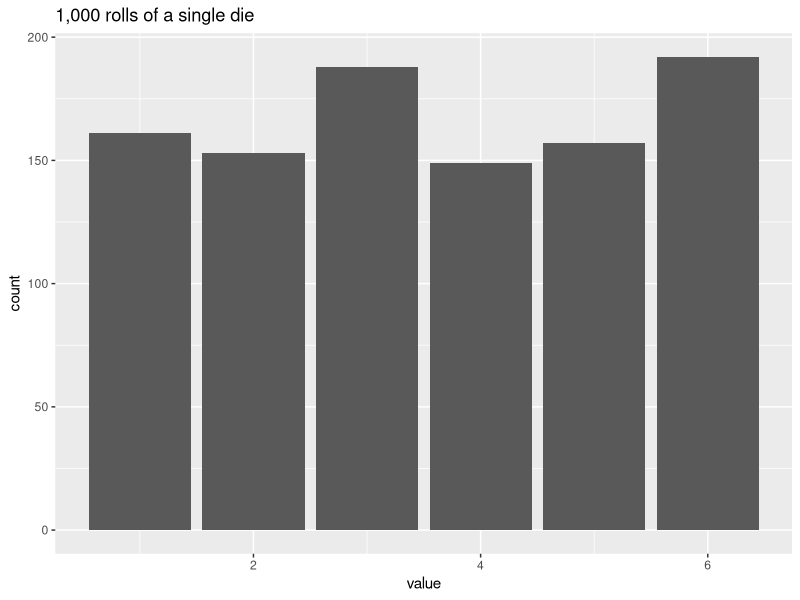
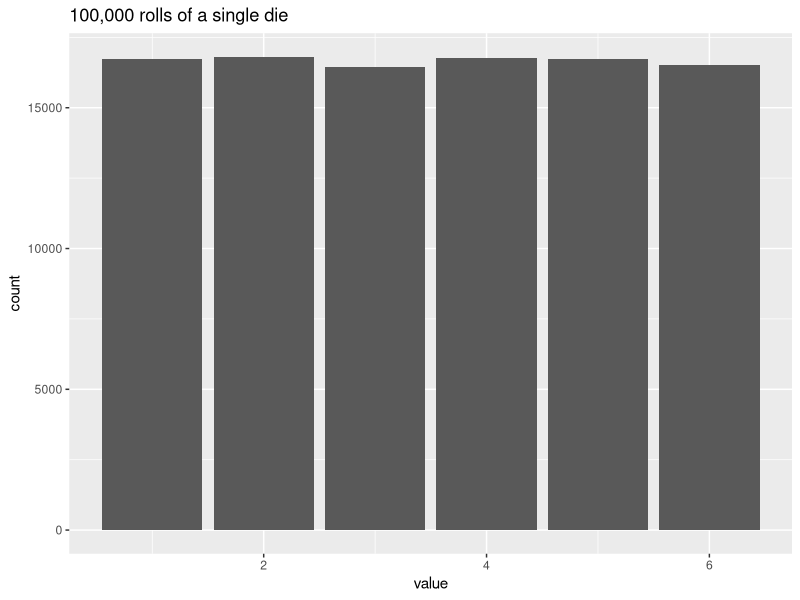
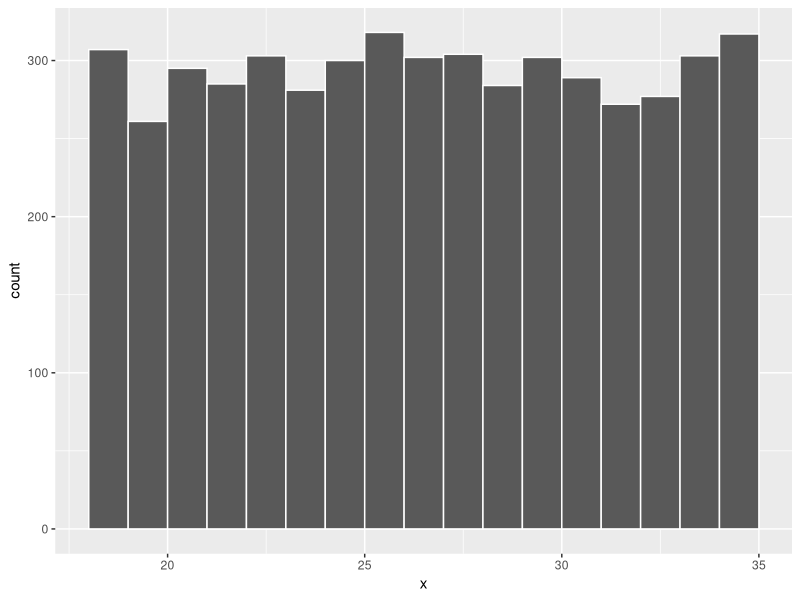
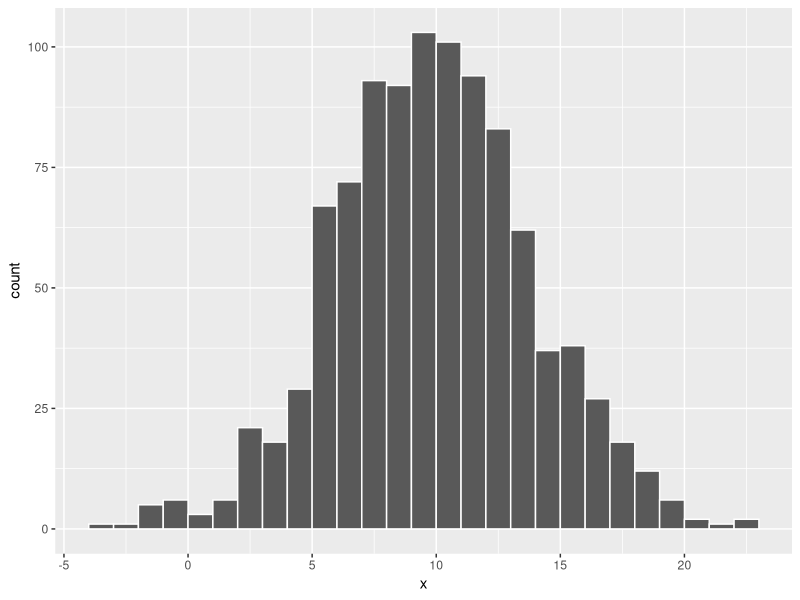
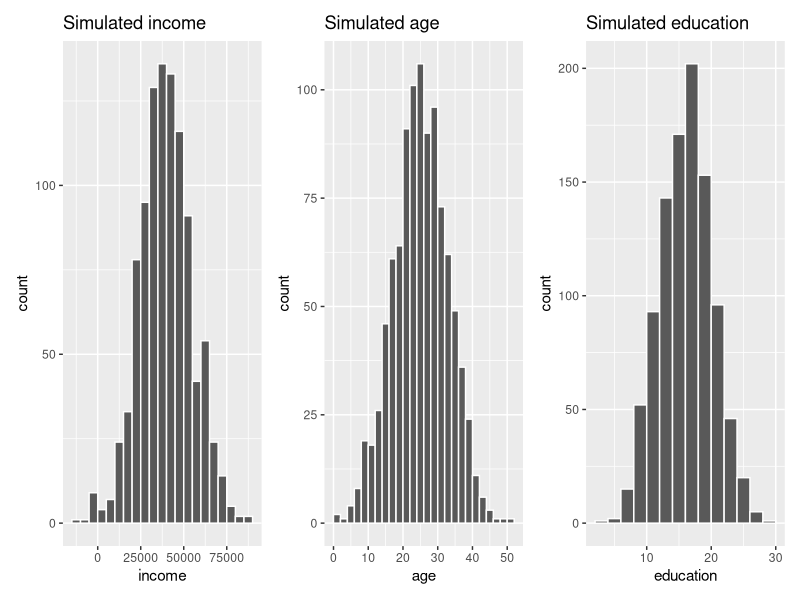
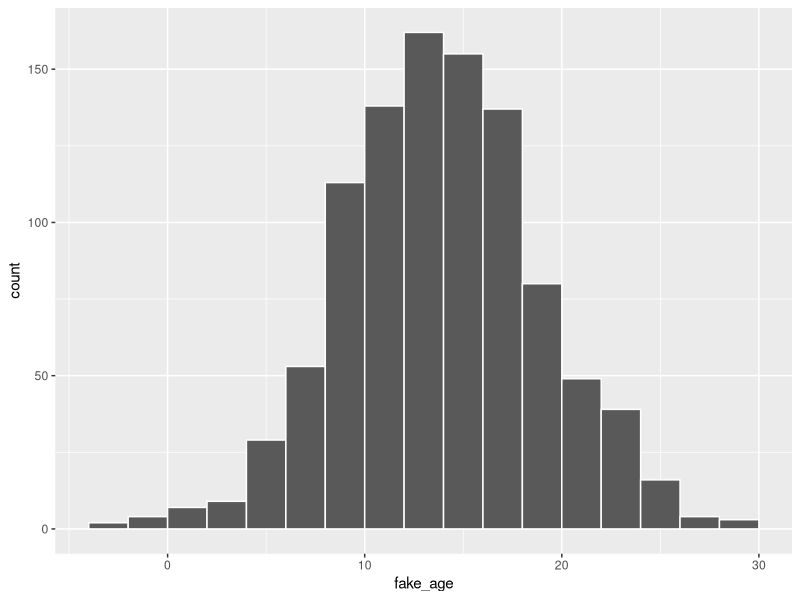
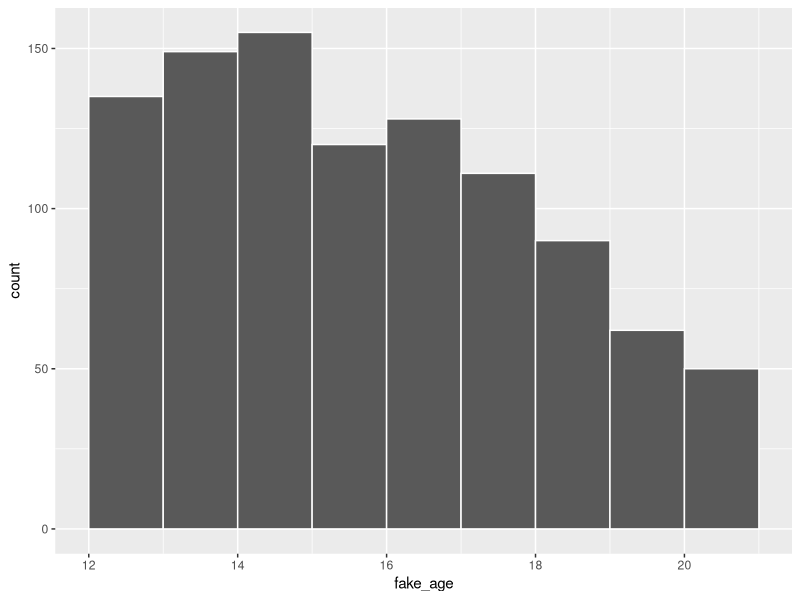
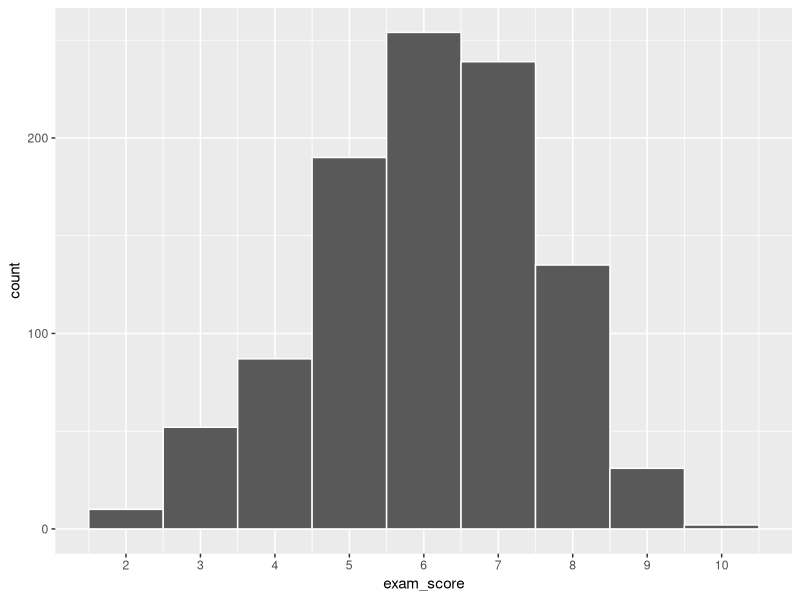

These figures' R source, in order:
## ---- chunk 1
library(ggplot2)
library(dplyr)
library(tibble)
library(patchwork)
library(truncnorm)
## ---- chunk 2
set.seed(110772)

sample(1:10, 3)

set.seed(110772)

sample(1:10, 3)

## ---- chunk 3
set.seed(1234)

# Choose 3 numbers between 1 and 10
sample(1:10, 3)

sample(1:10, 3) 
## ---- chunk 4
set.seed(1234)

sample(1:10, 3)

sample(1:10, 3)
## ---- chunk 5
possible_answers <- c(1:6)
## ---- chunk 6
sample(possible_answers, size = 1)

sample(possible_answers, size = 3)
## ---- chunk 7
sample(possible_answers, size = 10, replace = TRUE)
## ---- chunk 8
set.seed(1234)
die <- tibble(value = sample(possible_answers,
                             size = 1000,
                             replace = TRUE))
die %>%
  count(value)


ggplot(die, aes(x = value)) +
  geom_bar() +
  labs(title = "1,000 rolls of a single die")
## ---- chunk 9
set.seed(1234)
die <- tibble(value = sample(possible_answers,
                             size = 100000,
                             replace = TRUE))

ggplot(die, aes(x = value)) +
  geom_bar() +
  labs(title = "100,000 rolls of a single die")
## ---- chunk 10
runif(5)
## [1] 0.09862 0.96294 0.88655 0.05623 0.44452
## ---- chunk 11
runif(5, min = 35, max = 56)
## [1] 46.83 42.89 37.75 53.22 46.13
## ---- chunk 12
# Generate 5 people between the ages of 18 and 35
round(runif(5, min = 18, max = 35), 0)
## [1] 21 28 33 34 31


## ---- chunk 13
set.seed(1234)
lots_of_numbers <- tibble(x = runif(5000, min = 18, max = 35))

ggplot(lots_of_numbers, aes(x = x)) +
  geom_histogram(binwidth = 1, color = "white", boundary = 18)
## ---- chunk 14
rnorm(5)
## [1] -1.3662  0.5392 -1.3219 -0.2813 -2.1049

# Cluster around 10, with an SD of 4
rnorm(5, mean = 10, sd = 4)
## [1]  3.530  7.105 11.227 10.902 13.743
## ---- chunk 15
set.seed(1234)

plot_data <- tibble(x = rnorm(1000, mean = 10, sd = 4))
head(plot_data)
## # A tibble: 6 × 1
##        x
##    <dbl>
## 1  5.17 
## 2 11.1  
## 3 14.3  
## 4  0.617
## 5 11.7  
## 6 12.0

ggplot(plot_data, aes(x = x)) +
  geom_histogram(binwidth = 1, boundary = 0, color = "white")
## ---- chunk 16
set.seed(1234)

fake_people <- tibble(income = rnorm(1000, mean = 40000, sd = 15000),
                      age = rnorm(1000, mean = 25, sd = 8),
                      education = rnorm(1000, mean = 16, sd = 4))
head(fake_people)
## # A tibble: 6 × 3
##   income   age education
##    <dbl> <dbl>     <dbl>
## 1 21894. 15.4      12.1 
## 2 44161. 27.4      15.6 
## 3 56267. 12.7      15.6 
## 4  4815. 30.1      20.8 
## 5 46437. 30.6       9.38
## 6 47591.  9.75     11.8

fake_income <- ggplot(fake_people, aes(x = income)) +
  geom_histogram(binwidth = 5000, color = "white", boundary = 0) +
  labs(title = "Simulated income")

fake_age <- ggplot(fake_people, aes(x = age)) +
  geom_histogram(binwidth = 2, color = "white", boundary = 0) +
  labs(title = "Simulated age")

fake_education <- ggplot(fake_people, aes(x = education)) +
  geom_histogram(binwidth = 2, color = "white", boundary = 0) +
  labs(title = "Simulated education")

fake_income + fake_age + fake_education
## ---- chunk 17
set.seed(1234)

plot_data <- tibble(fake_age = rnorm(1000, mean = 14, sd = 5))
head(plot_data)
## # A tibble: 6 × 1
##   fake_age
##      <dbl>
## 1     7.96
## 2    15.4 
## 3    19.4 
## 4     2.27
## 5    16.1 
## 6    16.5

ggplot(plot_data, aes(x = fake_age)) +
  geom_histogram(binwidth = 2, color = "white", boundary = 0)
## ---- chunk 18
library(truncnorm)  # For rtruncnorm()

set.seed(1234)

plot_data <- tibble(fake_age = rtruncnorm(1000, mean = 14, sd = 5, a = 12, b = 21))
head(plot_data)
## # A tibble: 6 × 1
##   fake_age
##      <dbl>
## 1     15.4
## 2     19.4
## 3     16.1
## 4     16.5
## 5     14.3
## 6     18.8

ggplot(plot_data, aes(x = fake_age)) +
  geom_histogram(binwidth = 1, color = "white", boundary = 0)
## ---- chunk 19
set.seed(1234)

plot_data <- tibble(exam_score = rbeta(1000, shape1 = 6, shape2 = 4)) %>%
  # rbeta() generates numbers between 0 and 1, so multiply everything by 10 to
  # scale up the exam scores
  mutate(exam_score = exam_score * 10)

ggplot(plot_data, aes(x = exam_score)) +
  geom_histogram(binwidth = 1, color = "white") +
  scale_x_continuous(breaks = 0:10)

## ---- chunk 20
ggplot() +
  geom_function(fun = ~dbeta(.x, shape1 = 6, shape2 = 4))
## ---- chunk 21
ggplot() +
  geom_function(fun = ~dbeta(.x, shape1 = 60, shape2 = 40))
## ---- chunk 22
ggplot() +
  geom_function(fun = ~dbeta(.x, shape1 = 9, shape2 = 1), color = "blue") +
  geom_function(fun = ~dbeta(.x, shape1 = 1, shape2 = 9), color = "red")
## ---- chunk 23
ggplot() +
  geom_function(fun = ~dbeta(.x, shape1 = 5, shape2 = 5), color = "blue") +
  geom_function(fun = ~dbeta(.x, shape1 = 2, shape2 = 5), color = "red") +
  geom_function(fun = ~dbeta(.x, shape1 = 80, shape2 = 23), color = "orange") +
  geom_function(fun = ~dbeta(.x, shape1 = 13, shape2 = 17), color = "brown")
## ---- chunk 24
set.seed(1234)

plot_data <- tibble(thing = rbeta(1000, shape1 = 2, shape2 = 5)) %>%
  mutate(thing = thing * 100)
head(plot_data)
## # A tibble: 6 × 1
##   thing
##   <dbl>
## 1 10.1 
## 2 34.5 
## 3 55.3 
## 4  2.19
## 5 38.0 
## 6 39.9

ggplot(plot_data, aes(x = thing)) +
  geom_histogram(binwidth = 2, color = "white", boundary = 0)
## ---- chunk 25
set.seed(1234)

# Choose 5 random T/F values
possible_things <- c(TRUE, FALSE)
sample(possible_things, 5, replace = TRUE)
## [1] FALSE FALSE FALSE FALSE  TRUE
## ---- chunk 26
set.seed(1234)
candidates <- c("Person 1", "Person 2")
sample(candidates, size = 1, prob = c(0.8, 0.2))
## [1] "Person 1"

## ---- chunk 27
    set.seed(1234)
    fake_elections <- tibble(winner = sample(candidates,
                                             size = 1000,
                                             prob = c(0.8, 0.2),
                                             replace = TRUE))
    fake_elections %>%
      count(winner)
    ## # A tibble: 2 × 2
    ##   winner       n
    ##   <chr>    <int>
    ## 1 Person 1   792
    ## 2 Person 2   208

    ggplot(fake_elections, aes(x = winner)) +
      geom_bar()
## ---- chunk 28
set.seed(1234)

rbinom(5, size = 20, prob = 0.6)
## [1] 15 11 11 11 10
## ---- chunk 29
set.seed(1234)

rbinom(5, size = 1, prob = 0.6)
## [1] 1 0 0 0 0
## ---- chunk 30
set.seed(12345)

plot_data <- tibble(thing = rbinom(2000, 1, prob = 0.6)) %>%
  # Make this a factor since it's basically a yes/no categorical variable
  mutate(thing = factor(thing))

plot_data %>%
  count(thing) %>%
  mutate(proportion = n / sum(n))
## # A tibble: 2 × 3
##   thing     n proportion
##   <fct> <int>      <dbl>
## 1 0       840       0.42
## 2 1      1160       0.58

ggplot(plot_data, aes(x = thing)) +
  geom_bar()
## ---- chunk 31
set.seed(123)

# 10 different families
rpois(10, lambda = 1)
##  [1] 0 2 1 2 3 0 1 2 1 1
## ---- chunk 32
set.seed(1234)

plot_data <- tibble(num_kids = rpois(500, lambda = 1))
head(plot_data)
## # A tibble: 6 × 1
##   num_kids
##      <int>
## 1        0
## 2        1
## 3        1
## 4        1
## 5        2
## 6        1

plot_data %>%
  group_by(num_kids) %>%
  summarize(count = n()) %>%
  mutate(proportion = count / sum(count))
## # A tibble: 6 × 3
##   num_kids count proportion
##      <int> <int>      <dbl>
## 1        0   180      0.36 
## 2        1   187      0.374
## 3        2    87      0.174
## 4        3    32      0.064
## 5        4    11      0.022
## 6        5     3      0.006

ggplot(plot_data, aes(x = num_kids)) +
  geom_bar()
## ---- chunk 33
set.seed(1234)

plot_data <- tibble(num_kids = rpois(500, lambda = 2))
head(plot_data)
## # A tibble: 6 × 1
##   num_kids
##      <int>
## 1        0
## 2        2
## 3        2
## 4        2
## 5        4
## 6        2

plot_data %>%
  group_by(num_kids) %>%
  summarize(count = n()) %>%
  mutate(proportion = count / sum(count))
## # A tibble: 8 × 3
##   num_kids count proportion
##      <int> <int>      <dbl>
## 1        0    62      0.124
## 2        1   135      0.27 
## 3        2   145      0.29 
## 4        3    88      0.176
## 5        4    38      0.076
## 6        5    19      0.038
## 7        6    10      0.02 
## 8        7     3      0.006

ggplot(plot_data, aes(x = num_kids)) +
  geom_bar()
## ---- chunk 34
ggplot() +
  geom_function(fun = ~dbeta(.x, shape1 = 2, shape2 = 5))
## ---- chunk 35
set.seed(1234)

fake_people <- tibble(income = rbeta(1000, shape1 = 2, shape2 = 5))

ggplot(fake_people, aes(x = income)) +
  geom_histogram(binwidth = 0.1, color = "white", boundary = 0)
## ---- chunk 36
library(scales)

fake_people_scaled <- fake_people %>%
  mutate(income_scaled = rescale(income, to = c(10000, 100000)))
head(fake_people_scaled)
## # A tibble: 6 × 2
##   income income_scaled
##    <dbl>         <dbl>
## 1 0.101         21154.
## 2 0.345         49014.
## 3 0.553         72757.
## 4 0.0219        12176.
## 5 0.380         53036.
## 6 0.399         55162.

ggplot(fake_people_scaled, aes(x = income_scaled)) +
  geom_histogram(binwidth = 5000, color = "white", boundary = 0)
## ---- chunk 37
set.seed(1234)

fake_data <- tibble(age_not_scaled = rnorm(1000, mean = 0, sd = 1)) %>%
  mutate(age = rescale(age_not_scaled, to = c(18, 65)))
head(fake_data)
## # A tibble: 6 × 2
##   age_not_scaled   age
##            <dbl> <dbl>
## 1         -1.21   33.6
## 2          0.277  44.2
## 3          1.08   49.9
## 4         -2.35   25.5
## 5          0.429  45.3
## 6          0.506  45.8

plot_unscaled <- ggplot(fake_data, aes(x = age_not_scaled)) +
  geom_histogram(binwidth = 0.5, color = "white", boundary = 0)

plot_scaled <- ggplot(fake_data, aes(x = age)) +
  geom_histogram(binwidth = 5, color = "white", boundary = 0)

plot_unscaled + plot_scaled
## ---- chunk 38

set.seed(1234)

# Set the number of people here once so it's easier to change later
n_people <- 1000

example_fake_people <- tibble(
  id = 1:n_people,
  opinion = sample(1:5, n_people, replace = TRUE),
  age = runif(n_people, min = 18, max = 80),
  income = rnorm(n_people, mean = 50000, sd = 10000),
  education = rtruncnorm(n_people, mean = 16, sd = 6, a = 8, b = 24),
  happiness = rbeta(n_people, shape1 = 2, shape2 = 1),
  treatment = sample(c(TRUE, FALSE), n_people, replace = TRUE, prob = c(0.3, 0.7)),
  size = rbinom(n_people, size = 1, prob = 0.5),
  family_size = rpois(n_people, lambda = 1) + 1  # Add one so there are no 0s
) %>%
  # Adjust some of these columns
  mutate(opinion = recode(opinion, "1" = "Strongly disagree",
                          "2" = "Disagree", "3" = "Neutral",
                          "4" = "Agree", "5" = "Strongly agree")) %>%
  mutate(size = recode(size, "0" = "Small", "1" = "Large")) %>%
  mutate(happiness = rescale(happiness, to = c(1, 8)))

head(example_fake_people)
## # A tibble: 6 × 9
##      id opinion             age income education happiness treatment size  family_size
##   <int> <chr>             <dbl>  <dbl>     <dbl>     <dbl> <lgl>     <chr>       <dbl>
## 1     1 Agree              31.7 43900.      18.3      7.20 TRUE      Large           1
## 2     2 Disagree           52.9 34696.      17.1      4.73 TRUE      Large           2
## 3     3 Strongly agree     45.3 43263.      17.1      7.32 FALSE     Large           4
## 4     4 Agree              34.9 40558.      11.7      4.18 FALSE     Small           2
## 5     5 Strongly disagree  50.3 41392.      13.3      2.61 TRUE      Small           2
## 6     6 Strongly agree     63.6 69917.      11.2      4.36 FALSE     Small           2
## ---- chunk 39
plot_opinion <- ggplot(example_fake_people, aes(x = opinion)) +
  geom_bar() +
  guides(fill = "none") +
  labs(title = "Opinion (uniform with sample())")

plot_age <- ggplot(example_fake_people, aes(x = age)) +
  geom_histogram(binwidth = 5, color = "white", boundary = 0) +
  labs(title = "Age (uniform with runif())")

plot_income <- ggplot(example_fake_people, aes(x = income)) +
  geom_histogram(binwidth = 5000, color = "white", boundary = 0) +
  labs(title = "Income (normal)")

plot_education <- ggplot(example_fake_people, aes(x = education)) +
  geom_histogram(binwidth = 2, color = "white", boundary = 0) +
  labs(title = "Education (truncated normal)")

plot_happiness <- ggplot(example_fake_people, aes(x = happiness)) +
  geom_histogram(binwidth = 1, color = "white") +
  scale_x_continuous(breaks = 1:8) +
  labs(title = "Happiness (Beta, rescaled to 1-8)")

plot_treatment <- ggplot(example_fake_people, aes(x = treatment)) +
  geom_bar() +
  labs(title = "Treatment (binary with sample())")

plot_size <- ggplot(example_fake_people, aes(x = size)) +
  geom_bar() +
  labs(title = "Size (binary with rbinom())")

plot_family <- ggplot(example_fake_people, aes(x = family_size)) +
  geom_bar() +
  scale_x_continuous(breaks = 1:7) +
  labs(title = "Family size (Poisson)")

(plot_opinion + plot_age) / (plot_income + plot_education)
## ---- chunk 40
(plot_happiness + plot_treatment) / (plot_size + plot_family)
